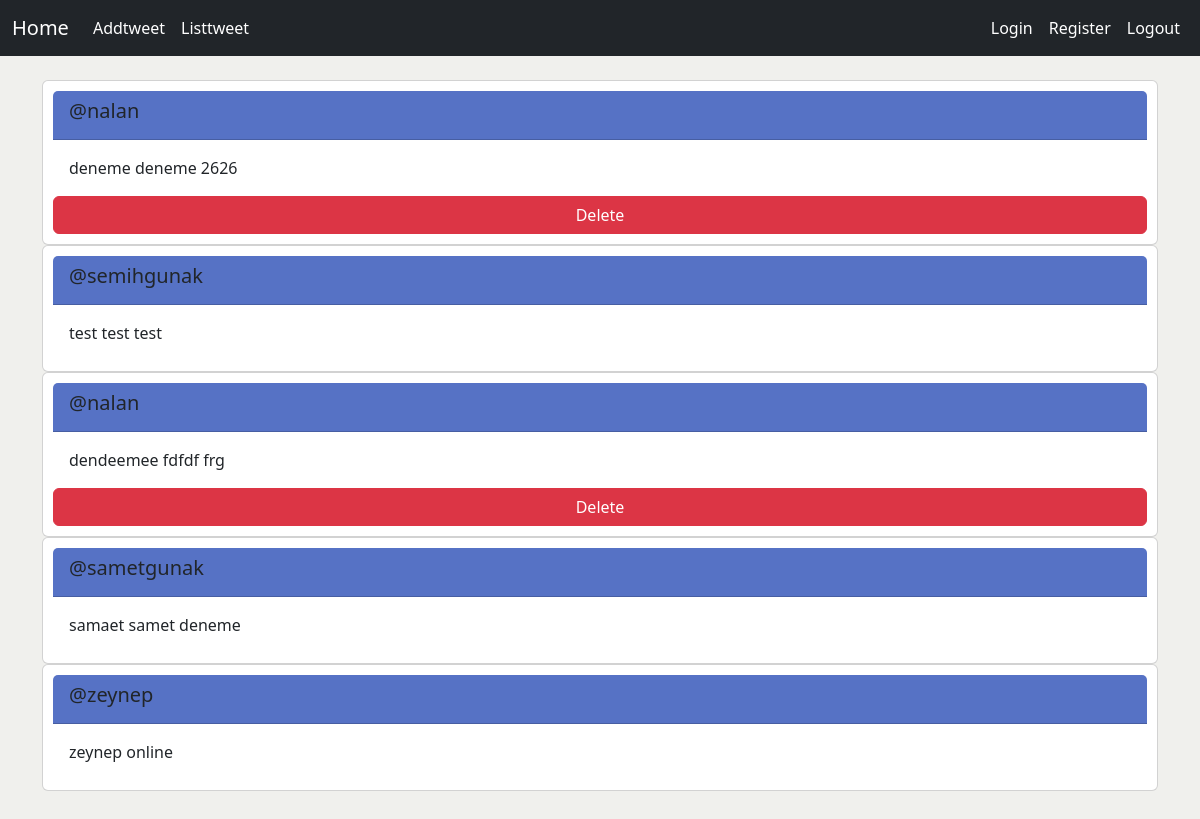
Page /listtweet/ (signed in) on the committed database.
### template_app/models.py (models this page shows, shortened)
class Tweet(models.Model):
    username=models.ForeignKey(User, on_delete=models.CASCADE, null=True)
    message=models.CharField(max_length=200)

### template_app/views.py (the view)
# urls.py: path("listtweet/",views.listtweet,name="listtweet"),
def listtweet(request):
    tweets_data=models.Tweet.objects.all()
    tweet_dict={"tweets":tweets_data}
    return render(request,"template_app/listtweet.html",context=tweet_dict)

### template_app/templates/template_app/listtweet.html
{% extends 'base.html' %}
{% block content %}
<div class="container">
    {% for tweet in tweets %}
    <div class="card" style="padding:10px;">
      <div class="card-header" style="background-color: rgb(86, 114, 197);">
        <h5>@{{tweet.username}}</h5>
      </div>
      <div class="card-body">
        <p class="card-text">{{tweet.message}}</p>
      </div>
      {%if tweet.username == user%}
      <a href="{% url 'template_app:deletetweet' id=tweet.id %}" class="btn btn-danger">Delete</a>
      {%endif%}
    </div>
    {% endfor %}
</div>
{% endblock  %}

### templates/base.html (style rules this page uses)
body { min-height: 75rem; padding-top: 4.5rem; }

### rows in the picture
Tweet: username "nalan", message "deneme deneme 2626", shows "Delete"
Tweet: username "semihgunak", message "test test test"
Tweet: username "nalan", message "dendeemee fdfdf frg", shows "Delete"
Tweet: username "sametgunak", message "samaet samet deneme"
Tweet: username "zeynep", message "zeynep online"
